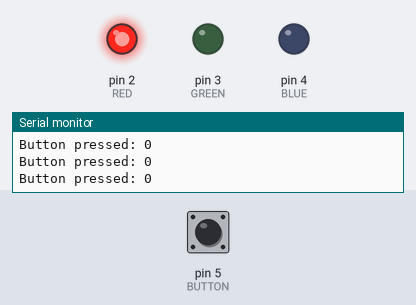
Simulated run of this sketch. Board: Arduino Uno, built with avr-gcc and run on an emulated ATmega328P. Parts: output pins drawn as LEDs (lit = HIGH), the last lines printed to the serial monitor. The inputs (shaded band) are chosen by the test bench; at power-on: pin 5 (BUTTON) LOW.

Above: at 1.2 s.
1.3 s: pin 5 (BUTTON) pulled HIGH for 0.15 s
At 2.2 s:
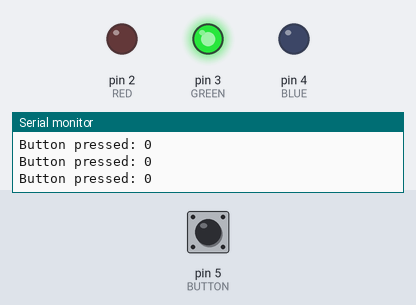
2.9 s: pin 5 (BUTTON) pulled HIGH for 1 s
At 4.3 s:
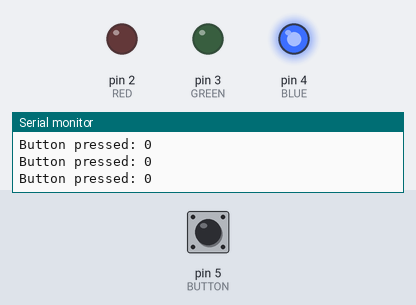
5.4 s: pin 5 (BUTTON) pulled HIGH for 3.2 s
At 6.0 s:
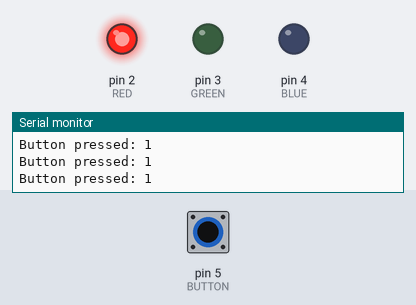
Timing chart, 0 to 8.4 s (numbered marks = the images above; inputs shaded):
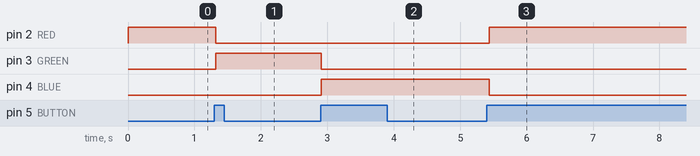

The sketch:

main.ino
```cpp
#define RED 2
#define GREEN 3
#define BLUE 4

#define BUTTON 5

int state = 0;
int last = 0;

void setup() {
  Serial.begin(9600);
  pinMode(BUTTON, INPUT);

  pinMode(RED, OUTPUT);
  pinMode(GREEN, OUTPUT);
  pinMode(BLUE, OUTPUT);
}

void changeRed() {
  digitalWrite(RED, HIGH);
  digitalWrite(GREEN, LOW);
  digitalWrite(BLUE, LOW);
}

void changeGreen() {
  digitalWrite(RED, LOW);
  digitalWrite(GREEN, HIGH);
  digitalWrite(BLUE, LOW);
}

void changeBlue() {
  digitalWrite(RED, LOW);
  digitalWrite(GREEN, LOW);
  digitalWrite(BLUE, HIGH);
}

void loop(){
  int b = digitalRead(BUTTON);

  if (b == 1 && last == 0) {
    state++;
  }

  switch(state) {
    case 0:
      changeRed();
      break;
     case 1:
      changeGreen();
      break;
     case 2:
      changeBlue();
      break;
     default:
      state = 0;
      break;
  }

  Serial.print("Button pressed: ");
  Serial.print(b);
  Serial.print("\n");

  last = b;
}
```

Measured:
- after the input at 1.3 s, pin 2 (RED): HIGH → LOW at once; pin 3 (GREEN): LOW → HIGH at once
- after the input at 2.9 s, pin 3 (GREEN): HIGH → LOW at once; pin 4 (BLUE): LOW → HIGH at once
- after the input at 5.4 s, pin 2 (RED): LOW → HIGH at once; pin 4 (BLUE): HIGH → LOW at once
